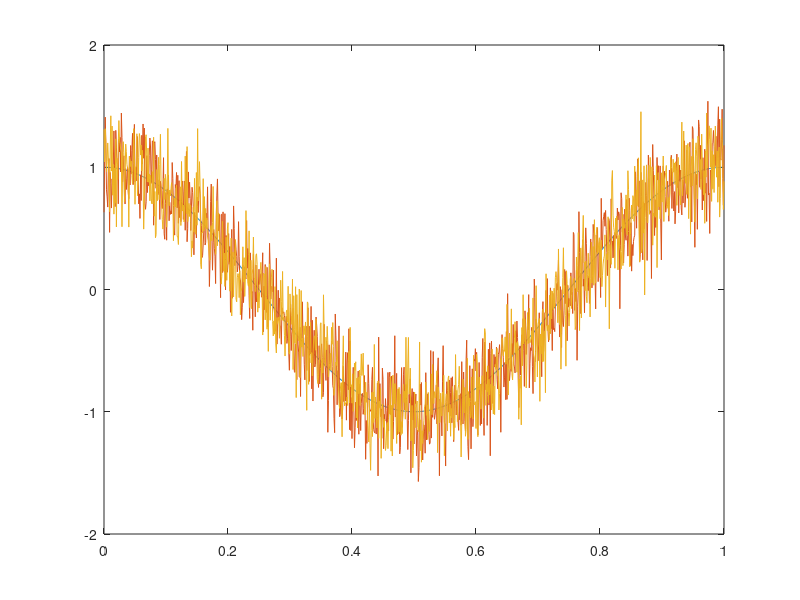

Source code (MATLAB):
% This file simulates the awgn noise 

clc; 
clear;
close all; 

% Data construction 
ts = 0.001; 
tb = 1;
snrdb = 10;
t = 0 : ts : tb;
s = cos(2 * pi * t);
ps = sum(s.^2) / length(s);

% Add noise with awgn 
r1 = awgn(s, snrdb, 10 * log10(ps));
n1 = s - r1;
pn1 = sum(n1.^2) / length(n1);

% Add noise explicitly. 
snr = 10^(snrdb / 10);
pn2 = ps / snr;
n2 = sqrt(pn2) * randn(1, length(s));
r2 = s + n2;

% Report 
fprintf('snr1 = %f dB\n', 10 * log10(ps / pn1));
fprintf('snr2 = %f dB\n', 10 * log10(ps / pn2));
fprintf('var1 = %f\n', var(n1));
fprintf('var2 = %f\n', var(n2));

% Plots 
plot(t, s)
hold on 
plot(t, r1)  
hold on 
plot(t, r2)

